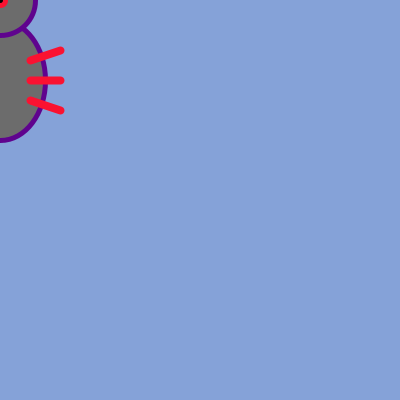
Frame 1 (no input)
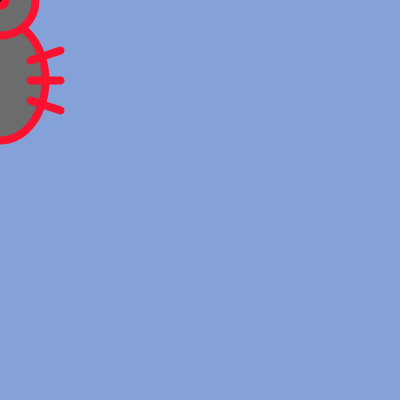
Frame 60 (the mouse pressed at the canvas centre just before this capture)
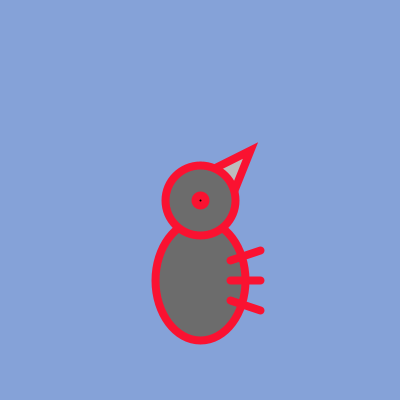
Frame 120 (the mouse held since frame 60 and released just before this capture)

The Processing sketch that drew these frames (run headless with seeded random() and noise(); from frame 60 on, the mouse is pressed at the canvas centre):

// Processing sketch: processing_186315
// ── processing_186315.pde

void setup (){
size(400,400);
stroke(95,3,142);
strokeWeight(5);}
void draw () {
background(133,162,216);
fill(189);
beginShape();
vertex(mouseX+10,mouseY-30);
vertex(mouseX+50,mouseY-50);
vertex(mouseX+30,mouseY);
endShape(CLOSE);
fill(108);
ellipse(mouseX,mouseY+80,90,120);
ellipse(mouseX,mouseY,70,70);
stroke(250,18,49);
fill(0);
ellipse(mouseX,mouseY,10,10);
strokeWeight(8);
line(mouseX+30,mouseY+60,mouseX+60,mouseY+50);
line(mouseX+30,mouseY+80,mouseX+60,mouseY+80);
line(mouseX+30,mouseY+100,mouseX+60,mouseY+110);
//stroke(13,209,161);
//fill(13,209,161);
//arc(145,260,70,45,2.36,5.5);
}
